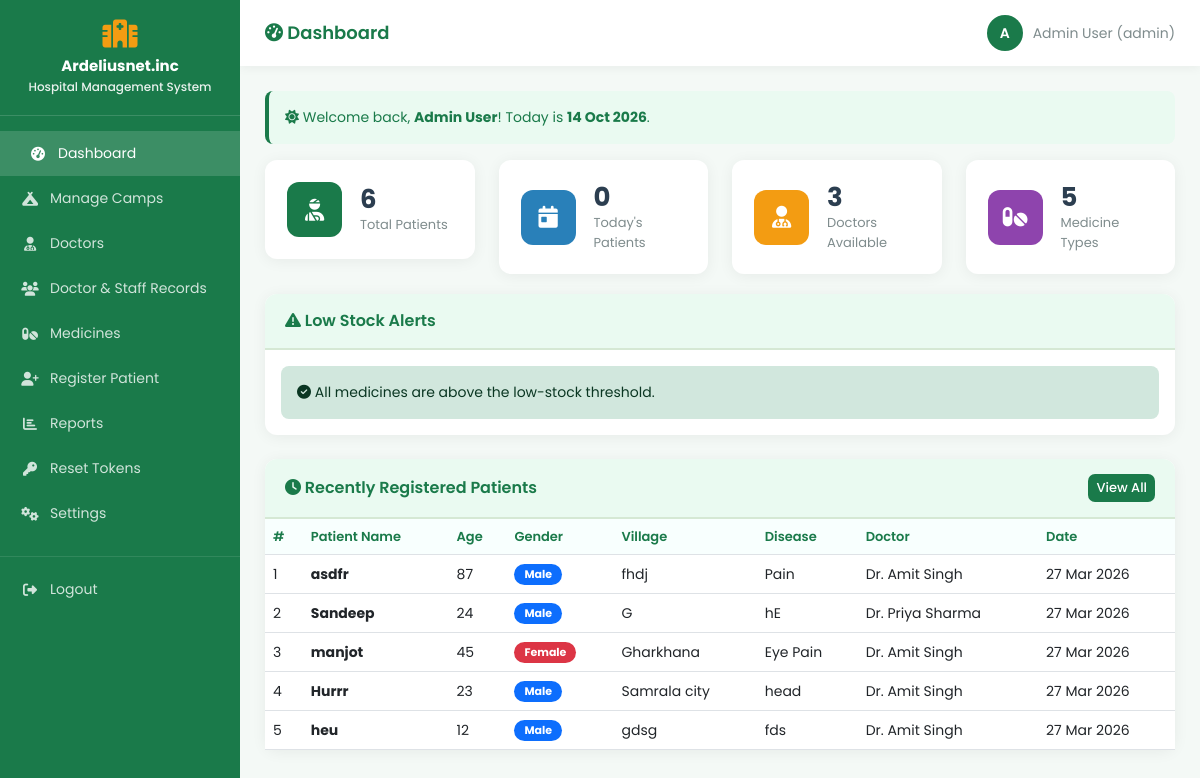
/index.php (signed in), run on the app's committed database.
### tables this page shows
CREATE TABLE `patients` (
  `id` int(11) NOT NULL,
  `name` varchar(100) NOT NULL,
  `age` int(11) NOT NULL,
  `gender` enum('Male','Female','Other') NOT NULL,
  `phone` varchar(15) DEFAULT NULL,
  `village` varchar(100) DEFAULT NULL,
  `disease` varchar(200) DEFAULT NULL,
  `doctor_id` int(11) DEFAULT NULL,
  `visit_date` date NOT NULL,
  `created_at` timestamp NOT NULL DEFAULT current_timestamp(),
  `diagnosis` text DEFAULT NULL,
  `prescription` text DEFAULT NULL,
  `notes` text DEFAULT NULL
);

CREATE TABLE `doctors` (
  `id` int(11) NOT NULL,
  `name` varchar(100) NOT NULL,
  `specialization` varchar(100) DEFAULT NULL,
  `phone` varchar(15) DEFAULT NULL,
  `created_at` timestamp NOT NULL DEFAULT current_timestamp()
);

### index.php (the view, shortened to what this page needs)
<?php
include('includes/db.php');
$total_patients = mysqli_num_rows(mysqli_query($conn, "SELECT id FROM patients"));
$total_doctors = mysqli_num_rows(mysqli_query($conn, "SELECT id FROM doctors"));
$today = date('Y-m-d');
$today_patients = mysqli_num_rows(mysqli_query($conn, "SELECT id FROM patients WHERE visit_date = '$today'"));
$total_medicines = mysqli_num_rows(mysqli_query($conn, "SELECT id FROM medicines"));
$low_stock_items = mysqli_query($conn, "SELECT id, name, quantity, unit FROM medicines WHERE quantity < 50 ORDER BY quantity ASC");
$recent_patients = mysqli_query($conn, "SELECT p.*, d.name as doctor_name FROM patients p LEFT JOIN doctors d ON p.doctor_id = d.id ORDER BY p.created_at DESC LIMIT 5");
?>
<!DOCTYPE html>
<html lang="en">
<head>
    <link href="https://cdn.jsdelivr.net/npm/bootstrap@5.3.0/dist/css/bootstrap.min.css" rel="stylesheet">
    <link href="https://cdnjs.cloudflare.com/ajax/libs/font-awesome/6.4.0/css/all.min.css" rel="stylesheet">
    <link href="css/style.css" rel="stylesheet">
</head>
<body>
<?php include('includes/sidebar.php'); ?>
<div class="main-content">
    <div class="topbar">
        <h4><i class="fas fa-tachometer-alt"></i> Dashboard</h4>
        <div class="user-info">
            <div class="user-avatar"><?= strtoupper(substr($_SESSION['user_name'], 0, 1)) ?></div>
            <span><?= $_SESSION['user_name'] ?> (<?= $_SESSION['user_role'] ?>)</span>
        </div>
    </div>
    <div class="page-content">
        <div class="alert" style="background:#eafaf1; color:#1a7a4a; border-left: 4px solid #1a7a4a;">
            <i class="fas fa-sun"></i>
            Welcome back, <strong><?= $_SESSION['user_name'] ?></strong>! Today is <strong><?= date('d M Y') ?></strong>.
        </div>
        <div class="row">
            <div class="col-md-3 col-sm-6">
                <div class="stat-card">
                    <div class="icon-box bg-green">
                        <i class="fas fa-user-injured"></i>
                    </div>
                    <div>
                        <h3><?= $total_patients ?></h3>
                        <p>Total Patients</p>
                    </div>
                </div>
            </div>
            <div class="col-md-3 col-sm-6">
                <div class="stat-card">
                    <div class="icon-box bg-blue">
                        <i class="fas fa-calendar-day"></i>
                    </div>
                    <div>
                        <h3><?= $today_patients ?></h3>
                        <p>Today's Patients</p>
                    </div>
                </div>
            </div>
            <div class="col-md-3 col-sm-6">
                <div class="stat-card">
                    <div class="icon-box bg-orange">
                        <i class="fas fa-user-md"></i>
                    </div>
                    <div>
                        <h3><?= $total_doctors ?></h3>
                        <p>Doctors Available</p>
                    </div>
                </div>
            </div>
            <div class="col-md-3 col-sm-6">
                <div class="stat-card">
                    <div class="icon-box bg-purple">
                        <i class="fas fa-pills"></i>
                    </div>
                    <div>
                        <h3><?= $total_medicines ?></h3>
                        <p>Medicine Types</p>
                    </div>
                </div>
            </div>
        </div>
        <div class="card mb-4">
            <div class="card-header">
                <span><i class="fas fa-exclamation-triangle"></i> Low Stock Alerts</span>
            </div>
            <div class="card-body">
                <?php if (mysqli_num_rows($low_stock_items) > 0): ?>
                    <div class="alert alert-warning mb-0">
                        <i class="fas fa-pills"></i> The following medicines are running low and should be restocked soon:
                        <ul class="mb-0 mt-2">
                            <?php while ($item = mysqli_fetch_assoc($low_stock_items)): ?>
                                <li><strong><?= htmlspecialchars($item['name']) ?></strong> — only <?= (int)$item['quantity'] ?> <?= htmlspecialchars($item['unit'] ?: 'units') ?> left.</li>
                            <?php endwhile; ?>
                        </ul>
                    </div>
                <?php else: ?>
                    <div class="alert alert-success mb-0">
                        <i class="fas fa-check-circle"></i> All medicines are above the low-stock threshold.
                    </div>
                <?php endif; ?>
            </div>
        </div>
        <div class="card">
            <div class="card-header">
                <span><i class="fas fa-clock"></i> Recently Registered Patients</span>
                <a href="pages/patients.php" class="btn btn-primary btn-sm">View All</a>
            </div>
            <div class="card-body p-0">
                <table class="table table-hover mb-0">
                    <thead>
                        <tr>
                            <th>#</th>
                            <th>Patient Name</th>
                            <th>Age</th>
                            <th>Gender</th>
                            <th>Village</th>
                            <th>Disease</th>
                            <th>Doctor</th>
                            <th>Date</th>
                        </tr>
                    </thead>
                    <tbody>
                        <?php if (mysqli_num_rows($recent_patients) > 0): ?>
                            <?php $i = 1; while ($row = mysqli_fetch_assoc($recent_patients)): ?>
                            <tr>
                                <td><?= $i++ ?></td>
                                <td><strong><?= htmlspecialchars($row['name']) ?></strong></td>
                                <td><?= $row['age'] ?></td>
                                <td>
                                    <span class="badge <?= $row['gender'] == 'Male' ? 'bg-primary' : 'bg-danger' ?>">
                                        <?= $row['gender'] ?>
                                    </span>
                                </td>
                                <td><?= htmlspecialchars($row['village']) ?></td>
                                <td><?= htmlspecialchars($row['disease']) ?></td>
                                <td><?= $row['doctor_name'] ? htmlspecialchars($row['doctor_name']) : '-' ?></td>
                                <td><?= date('d M Y', strtotime($row['visit_date'])) ?></td>
                            </tr>
                            <?php endwhile; ?>
                        <?php endif; ?>
                    </tbody>
                </table>
            </div>
        </div>
    </div>
</div>
</body>
</html>

### css/style.css (style rules this page uses)
:root { --primary: #1a7a4a; --secondary: #27ae60; --accent: #f39c12; --light-green: #eafaf1; --white: #ffffff; --text-dark: #2c3e50; --text-gray: #7f8c8d; --border: #d5e8d4; --danger: #e74c3c; --sidebar-width: 240px; }
* { margin: 0; padding: 0; box-sizing: border-box; }
body { font-family: 'Poppins', sans-serif; background-color: #f4f9f6; color: var(--text-dark); }
.main-content { margin-left: var(--sidebar-width); padding: 0; }
.topbar { background: white; padding: 15px 25px; display: flex; justify-content: space-between; align-items: center; box-shadow: 0 2px 10px rgba(0,0,0,0.05); position: sticky; top: 0; z-index: 99; }
.topbar h4 { color: var(--primary); font-weight: 600; margin: 0; font-size: 18px; }
.topbar .user-info { display: flex; align-items: center; gap: 10px; color: var(--text-gray); font-size: 14px; }
.topbar .user-avatar { width: 36px; height: 36px; background: var(--primary); border-radius: 50%; display: flex; align-items: center; justify-content: center; color: white; font-weight: 600; font-size: 14px; }
.page-content { padding: 25px; }
.stat-card { background: white; border-radius: 12px; padding: 22px; box-shadow: 0 2px 15px rgba(0,0,0,0.06); display: flex; align-items: center; gap: 18px; margin-bottom: 20px; }
.stat-card .icon-box { width: 55px; height: 55px; border-radius: 12px; display: flex; align-items: center; justify-content: center; font-size: 22px; color: white; flex-shrink: 0; }
.stat-card h3 { font-size: 26px; font-weight: 700; margin: 0; color: var(--text-dark); }
.stat-card p { margin: 0; color: var(--text-gray); font-size: 13px; }
.bg-green { background: var(--primary); }
.bg-blue { background: #2980b9; }
.bg-orange { background: var(--accent); }
.bg-purple { background: #8e44ad; }
.card { background: white; border-radius: 12px; box-shadow: 0 2px 15px rgba(0,0,0,0.06); border: none; margin-bottom: 25px; }
.card-header { background: var(--light-green); border-bottom: 2px solid var(--border); border-radius: 12px 12px 0 0 !important; padding: 15px 20px; font-weight: 600; color: var(--primary); display: flex; justify-content: space-between; align-items: center; }
.table th { background: #f8fffe; color: var(--primary); font-weight: 600; font-size: 13px; border-top: none; }
.table td { font-size: 14px; vertical-align: middle; }
.btn-primary { background: var(--primary) !important; border: none !important; border-radius: 7px; font-size: 13px; font-weight: 500; }
.alert { border-radius: 8px; font-size: 14px; border: none; }
.badge { font-size: 11px; padding: 5px 10px; border-radius: 20px; }

### data on the page
patients: name "asdfr", age "87", gender "Male", village "fhdj", disease "Pain", doctor.name "Dr. Amit Singh", visit_date "27 Mar 2026"
patients: name "Sandeep", age "24", gender "Male", village "G", disease "hE", doctor.name "Dr. Priya Sharma", visit_date "27 Mar 2026"
patients: name "manjot", age "45", gender "Female", village "Gharkhana", disease "Eye Pain", doctor.name "Dr. Amit Singh", visit_date "27 Mar 2026"
patients: name "Hurrr", age "23", gender "Male", village "Samrala city", disease "head", doctor.name "Dr. Amit Singh", visit_date "27 Mar 2026"
patients: name "heu", age "12", gender "Male", village "gdsg", disease "fds", doctor.name "Dr. Amit Singh", visit_date "27 Mar 2026"

### other printed values
substr($_SESSION['user_name'], 0, 1) "A"
$_SESSION['user_name'] "Admin User"
$_SESSION['user_role'] "admin"
$total_patients "6"
$today_patients "0"
$total_doctors "3"
$total_medicines "5"
